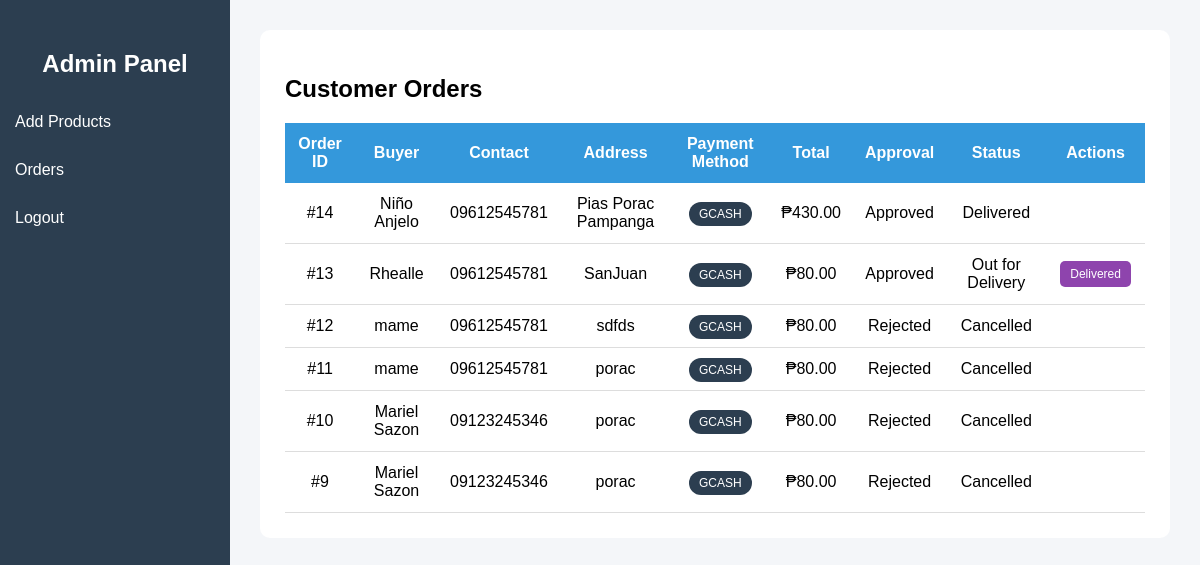
Page /admin_orders.php (signed in) on the committed database.
### tables this page shows
CREATE TABLE `orders` (
  `id` int(11) NOT NULL,
  `user_id` int(11) DEFAULT NULL,
  `fullname` varchar(255) DEFAULT NULL,
  `contact` varchar(50) DEFAULT NULL,
  `address` text DEFAULT NULL,
  `total` decimal(10,2) DEFAULT NULL,
  `created_at` timestamp NOT NULL DEFAULT current_timestamp(),
  `approval_status` varchar(50) NOT NULL DEFAULT 'Pending Approval',
  `status` varchar(50) NOT NULL DEFAULT 'Pending',
  `payment_method` varchar(20) DEFAULT NULL
);

### admin_orders.php (the view, shortened to what this page needs)
<?php
require_once "connection.php";
$orders = mysqli_query($conn, "SELECT * FROM orders ORDER BY id DESC");
?>
<!DOCTYPE html>
<html>
<head>
</head>
<body>
<div class="sidebar">
    <h2>Admin Panel</h2>
    <a href="admin_add_product.php">Add Products</a>
    <a href="admin_orders.php">Orders</a>
    <a href="admin_logout.php">Logout</a>
</div>
<div class="main">
<div class="card">
<h2>Customer Orders</h2>
<table>
<tr>
    <th>Order ID</th>
    <th>Buyer</th>
    <th>Contact</th>
    <th>Address</th>
    <th>Payment Method</th>
    <th>Total</th>
    <th>Approval</th>
    <th>Status</th>
    <th>Actions</th>
</tr>
<?php while ($row = mysqli_fetch_assoc($orders)) { ?>
<tr>
    <td>#<?php echo $row['id']; ?></td>
    <td><?php echo $row['fullname']; ?></td>
    <td><?php echo $row['contact']; ?></td>
    <td><?php echo $row['address']; ?></td>
    <td>
        <span class="payment">
            <?php echo $row['payment_method'] ?? 'COD'; ?>
        </span>
    </td>
    <td>₱<?php echo number_format($row['total'], 2); ?></td>
    <td><?php echo $row['approval_status']; ?></td>
    <td><?php echo $row['status']; ?></td>
    <td>
        <?php if ($row['status'] == "Out for Delivery") { ?>
            <a class="btn done" href="?done=<?php echo $row['id']; ?>">
                Delivered
            </a>
        <?php } ?>
    </td>
</tr>
<?php } ?>
</table>
</div>
</div>
</body>
</html>

### admin_orders.php (style rules this page uses)
body { margin: 0; font-family: Arial; background: #f4f6f9; }
.sidebar { position: fixed; width: 230px; height: 100%; background: #2c3e50; padding-top: 30px; }
.sidebar h2 { color: white; text-align: center; }
.sidebar a { display: block; color: white; padding: 15px; text-decoration: none; }
.main { margin-left: 230px; padding: 30px; }
.card { background: white; padding: 25px; border-radius: 10px; }
table { width: 100%; border-collapse: collapse; }
th { background: #3498db; color: white; padding: 12px; }
td { padding: 12px; text-align: center; border-bottom: 1px solid #ddd; }
.btn { padding: 6px 10px; color: white; text-decoration: none; border-radius: 5px; margin: 2px; display: inline-block; font-size: 12px; }
.done { background: #8e44ad; }
.payment { padding: 5px 10px; border-radius: 20px; background: #2c3e50; color: white; font-size: 12px; }

### rows in the picture
orders: id "14", fullname "Niño Anjelo", contact "09612545781", address "Pias Porac Pampanga", payment_method "GCASH", total "430.00", approval_status "Approved", status "Delivered"
orders: id "13", fullname "Rhealle", contact "09612545781", address "SanJuan", payment_method "GCASH", total "80.00", approval_status "Approved", status "Out for Delivery"
orders: id "12", fullname "mame", contact "09612545781", address "sdfds", payment_method "GCASH", total "80.00", approval_status "Rejected", status "Cancelled"
orders: id "11", fullname "mame", contact "09612545781", address "porac", payment_method "GCASH", total "80.00", approval_status "Rejected", status "Cancelled"
orders: id "10", fullname "Mariel Sazon", contact "09123245346", address "porac", payment_method "GCASH", total "80.00", approval_status "Rejected", status "Cancelled"
orders: id "9", fullname "Mariel Sazon", contact "09123245346", address "porac", payment_method "GCASH", total "80.00", approval_status "Rejected", status "Cancelled"
